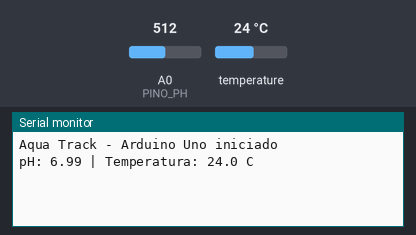
This sketch was run on a simulated Arduino Uno, built with avr-gcc and run on an emulated ATmega328P. On the bench: the last lines printed to the serial monitor. The test bench sets the inputs (shaded band); at power-on: temperature 24 °C, A0 (PINO_PH) = 512.

Above: at 1.5 s.
1.6 s: temperature set to 12 °C
3.1 s: A0 (PINO_PH) set to 716
At 4.1 s:
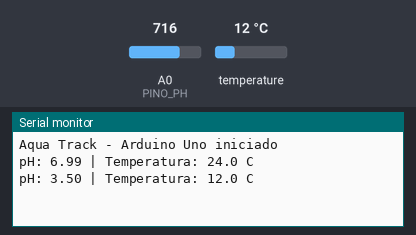
4.6 s: temperature set to 19 °C
6.1 s: A0 (PINO_PH) set to 900
At 7.5 s:
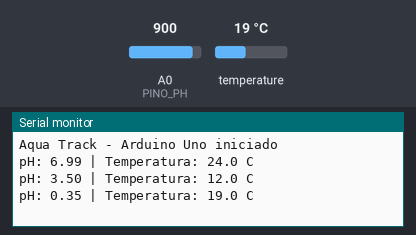

Measured:
- after the input at 3.1 s, the serial monitor: prints a new line after 0.65 s (image 1)
- after the input at 6.1 s, the serial monitor: prints a new line after 0.51 s (image 2)

The sketch:

arduino_uno_sensores.ino
```cpp
/*
 * Aqua Track - Firmware Arduino Uno (Sensores locais / Serial)
 * Leitura analógica de pH e sensor de temperatura DS18B20
 */

#include <OneWire.h>
#include <DallasTemperature.h>

#define PINO_ONEWIRE 2   // DS18B20 no pino digital 2 com resistor pull-up 4.7k
#define PINO_PH      A0  // Sensor de pH no pino A0

OneWire oneWire(PINO_ONEWIRE);
DallasTemperature sensorTemp(&oneWire);

void setup() {
    Serial.begin(9600);
    sensorTemp.begin();
    pinMode(PINO_PH, INPUT);
    Serial.println("Aqua Track - Arduino Uno iniciado");
}

void loop() {
    sensorTemp.requestTemperatures();
    float temperatura = sensorTemp.getTempCByIndex(0);

    long soma = 0;
    for (int i = 0; i < 10; i++) {
        soma += analogRead(PINO_PH);
        delay(10);
    }
    float tensao = ((float)soma / 10.0) * (5.0 / 1023.0);
    float ph = 7.0 + ((2.5 - tensao) * 3.5);

    Serial.print("pH: ");
    Serial.print(ph, 2);
    Serial.print(" | Temperatura: ");
    Serial.print(temperatura, 1);
    Serial.println(" C");

    delay(2000);
}
```
